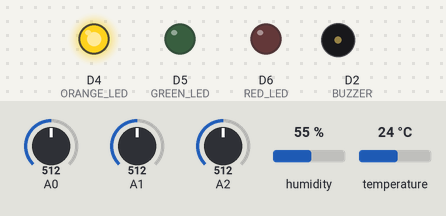
The program below on a simulated Raspberry Pi (BCM pin numbers) with a GrovePi. On the bench: output pins drawn as LEDs (lit = HIGH), buzzer (waves = sounding, pin HIGH). The test bench sets the inputs (shaded band); at power-on: A2 = 512, A0 = 512, A1 = 512, humidity 55 %, temperature 24 °C (analog values on the 0–1023 scale). Web requests get an empty 200 reply after 0.4 s; what the program prints to the terminal is not drawn.

Above: at 1.2 s.
1.3 s: A2 set to 414
4.9 s: A2 set to 389
At 7.0 s:
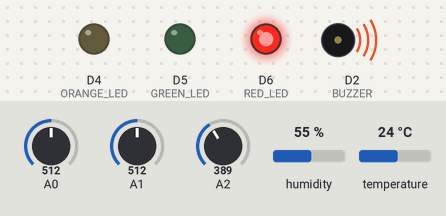
8.5 s: A0 set to 306
At 12.7 s:
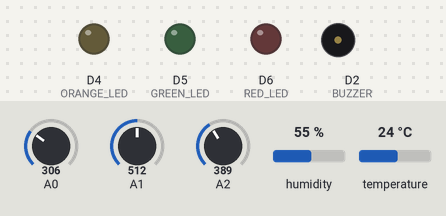
29.8 s: A0 set to 489
33.4 s: A0 set to 511
At 34.8 s:
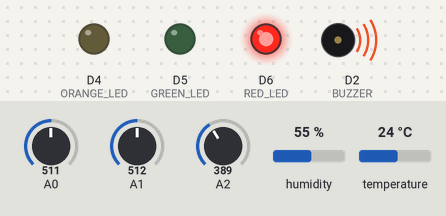
Timing chart, 0 to 36.4 s (numbered marks = the images above; inputs shaded):
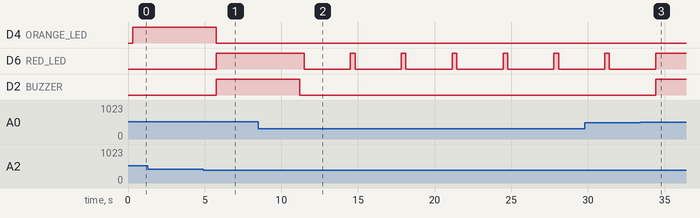

Measured:
- the behaviour switches between 401 and 400 on A2 (found by bisection; images 0 and 1)
- the behaviour switches between 499 and 500 on A0 (found by bisection; images 2 and 3)
- after the input at 4.9 s, D4 (ORANGE_LED): HIGH → LOW after 0.85 s; D6 (RED_LED), D2 (BUZZER): LOW → HIGH after 0.86 s
- after the input at 8.5 s, D6 (RED_LED): alternates HIGH for 0.30 s and LOW for 3.0 s, starting after 3.0 s; D2 (BUZZER): HIGH → LOW after 2.7 s
- after the input at 33.4 s, D6 (RED_LED): goes on until 34.4 s, then stays HIGH; D2 (BUZZER): LOW → HIGH after 1.0 s

The program:

main_with_backend.py
```python
#!/usr/bin/env python3
import time
import math
import os
import requests
import grovepi

# =======================
# BACKEND CONFIGURATION
# =======================

BACKEND_SENSOR_URL = os.getenv(
    "BACKEND_SENSOR_URL",
    "http://127.0.0.1:5000/api/sensors",
)

DEVICE_CODE = os.getenv("DEVICE_CODE", "MASTER_ROOM")
SEND_INTERVAL_SECONDS = 2
BATTERY_LEVEL = 100

# =======================
# PORTS
# =======================

DHT_PORT = 3
DHT_TYPE = 0  # DHT11

MQ_PORT = 0
FLAME_PORT = 2
LIGHT_PORT = 1

GREEN_LED = 5
ORANGE_LED = 4
RED_LED = 6
BUZZER = 2

# =======================
# THRESHOLDS
# =======================

GAS_WARNING = 300
GAS_DANGER = 500

TEMP_WARNING = 40
TEMP_DANGER = 50

FLAME_WARNING = 600
FLAME_DANGER = 400

# =======================
# SETUP
# =======================

grovepi.pinMode(GREEN_LED, "OUTPUT")
grovepi.pinMode(ORANGE_LED, "OUTPUT")
grovepi.pinMode(RED_LED, "OUTPUT")
grovepi.pinMode(BUZZER, "OUTPUT")


# =======================
# OUTPUT MODES
# =======================

def all_outputs_off():
    grovepi.digitalWrite(GREEN_LED, 0)
    grovepi.digitalWrite(ORANGE_LED, 0)
    grovepi.digitalWrite(RED_LED, 0)
    grovepi.digitalWrite(BUZZER, 0)


def normal_mode():
    all_outputs_off()
    grovepi.digitalWrite(GREEN_LED, 1)


def warning_mode():
    all_outputs_off()
    grovepi.digitalWrite(ORANGE_LED, 1)


def fire_mode():
    all_outputs_off()

    grovepi.digitalWrite(RED_LED, 1)
    time.sleep(0.3)
    grovepi.digitalWrite(RED_LED, 0)
    time.sleep(0.3)


def danger_mode():
    all_outputs_off()

    grovepi.digitalWrite(RED_LED, 1)
    grovepi.digitalWrite(BUZZER, 1)


# =======================
# SENSOR READING
# =======================

def read_temp_humidity():
    try:
        temp, hum = grovepi.dht(DHT_PORT, DHT_TYPE)

        if (
            temp == -1
            or hum == -1
            or math.isnan(temp)
            or math.isnan(hum)
        ):
            return None, None

        return temp, hum

    except Exception as e:
        print("DHT Error:", e)
        return None, None


def read_analog(port, name):
    try:
        value = grovepi.analogRead(port)

        if value < 0:
            print(name, "read error")
            return None

        return value

    except Exception as e:
        print(name, "Error:", e)
        return None


# =======================
# STATUS LOGIC
# =======================

def get_status(temp, gas, flame):

    reasons = []

    fire_detected = False
    gas_warning = False
    gas_danger = False

    temp_warning = False
    temp_danger = False

    # GAS
    if gas is not None:
        if gas >= GAS_DANGER:
            gas_danger = True
            reasons.append("Critical gas level")

        elif gas >= GAS_WARNING:
            gas_warning = True
            reasons.append("Gas level rising")

    # TEMPERATURE
    if temp is not None:
        if temp >= TEMP_DANGER:
            temp_danger = True
            reasons.append("Critical temperature")

        elif temp >= TEMP_WARNING:
            temp_warning = True
            reasons.append("Temperature warning")

    # FLAME
    if flame is not None:
        if flame <= FLAME_DANGER:
            fire_detected = True
            reasons.append("Flame detected")

        elif flame <= FLAME_WARNING:
            reasons.append("Possible flame nearby")

    # DANGER
    if fire_detected and (gas_danger or temp_danger):
        return "danger", reasons

    # FIRE
    if fire_detected:
        return "fire", reasons

    # WARNING
    if (
        gas_warning
        or temp_warning
        or gas_danger
        or temp_danger
        or (flame is not None and flame <= FLAME_WARNING)
    ):
        return "warning", reasons

    # NORMAL
    return "normal", ["All sensors normal"]


# =======================
# BACKEND INTEGRATION
# =======================

def build_payload(temp, hum, gas, flame, light, status):
    """Build JSON payload for the backend sensor endpoint."""
    flame_detected = flame is not None and flame <= FLAME_DANGER

    return {
        "deviceCode": DEVICE_CODE,
        "temperature": round(temp, 1) if temp is not None else 0,
        "humidity": round(hum, 1) if hum is not None else 0,
        "smokeLevel": gas if gas is not None else 0,
        "co2Level": gas if gas is not None else 0,
        "flameLevel": flame if flame is not None else 1023,
        "flameDetected": flame_detected,
        "lightLevel": light if light is not None else 0,
        "status": "danger" if status == "fire" or status == "danger" else "safe" if status == "normal" else "warning",
        "batteryLevel": BATTERY_LEVEL,
    }


def send_to_backend(payload):
    """Send sensor payload to the backend."""
    try:
        response = requests.post(BACKEND_SENSOR_URL, json=payload, timeout=5)

        if response.status_code == 200:
            print(f"✓ Backend POST success (HTTP {response.status_code})")
        else:
            print(f"✗ Backend POST failed (HTTP {response.status_code}): {response.text}")

        return response.status_code == 200

    except requests.exceptions.Timeout:
        print("✗ Backend request TIMEOUT (check network/URL)")
        return False
    except requests.exceptions.ConnectionError:
        print("✗ Backend connection ERROR (check URL and network)")
        return False
    except Exception as e:
        print(f"✗ Backend request error: {e}")
        return False


# =======================
# MAIN PROGRAM
# =======================

print("====================================")
print(" FIRE DETECTION SYSTEM STARTED")
print("====================================")
print(f"Backend URL: {BACKEND_SENSOR_URL}")
print(f"Device Code: {DEVICE_CODE}")
print("====================================\n")

try:

    while True:

        temp, hum = read_temp_humidity()

        gas = read_analog(MQ_PORT, "MQ135")
        flame = read_analog(FLAME_PORT, "Flame")
        light = read_analog(LIGHT_PORT, "Light")

        status, reasons = get_status(temp, gas, flame)

        print("\n==============================")
        print("Temperature :", temp, "C")
        print("Humidity    :", hum, "%")
        print("Gas MQ135   :", gas)
        print("Flame       :", flame)
        print("Light       :", light)
        print("STATUS      :", status.upper())

        for reason in reasons:
            print("-", reason)

        # Control LEDs locally
        if status == "danger":
            danger_mode()

        elif status == "fire":
            fire_mode()

        elif status == "warning":
            warning_mode()

        else:
            normal_mode()

        # Send to backend
        payload = build_payload(temp, hum, gas, flame, light, status)
        print("\nSending to backend:", payload)
        send_to_backend(payload)

        time.sleep(SEND_INTERVAL_SECONDS)

except KeyboardInterrupt:

    print("\nStopping system...")

    all_outputs_off()
```
